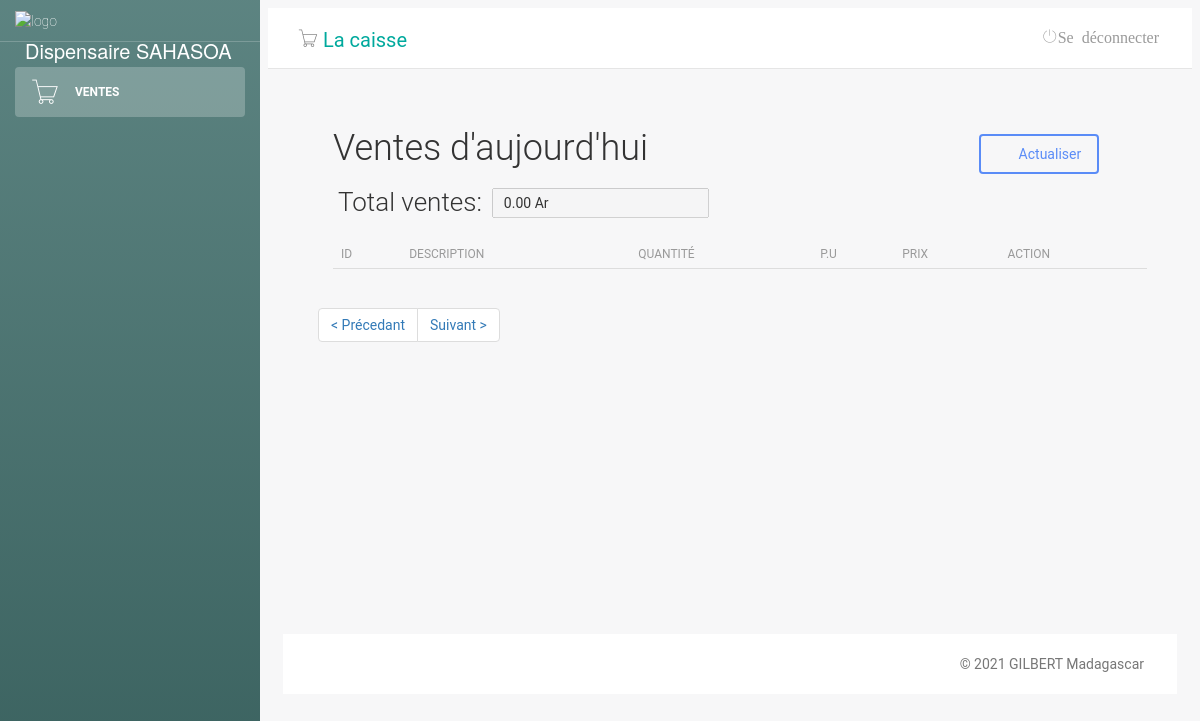
Page /sales.php on the earlier database version.
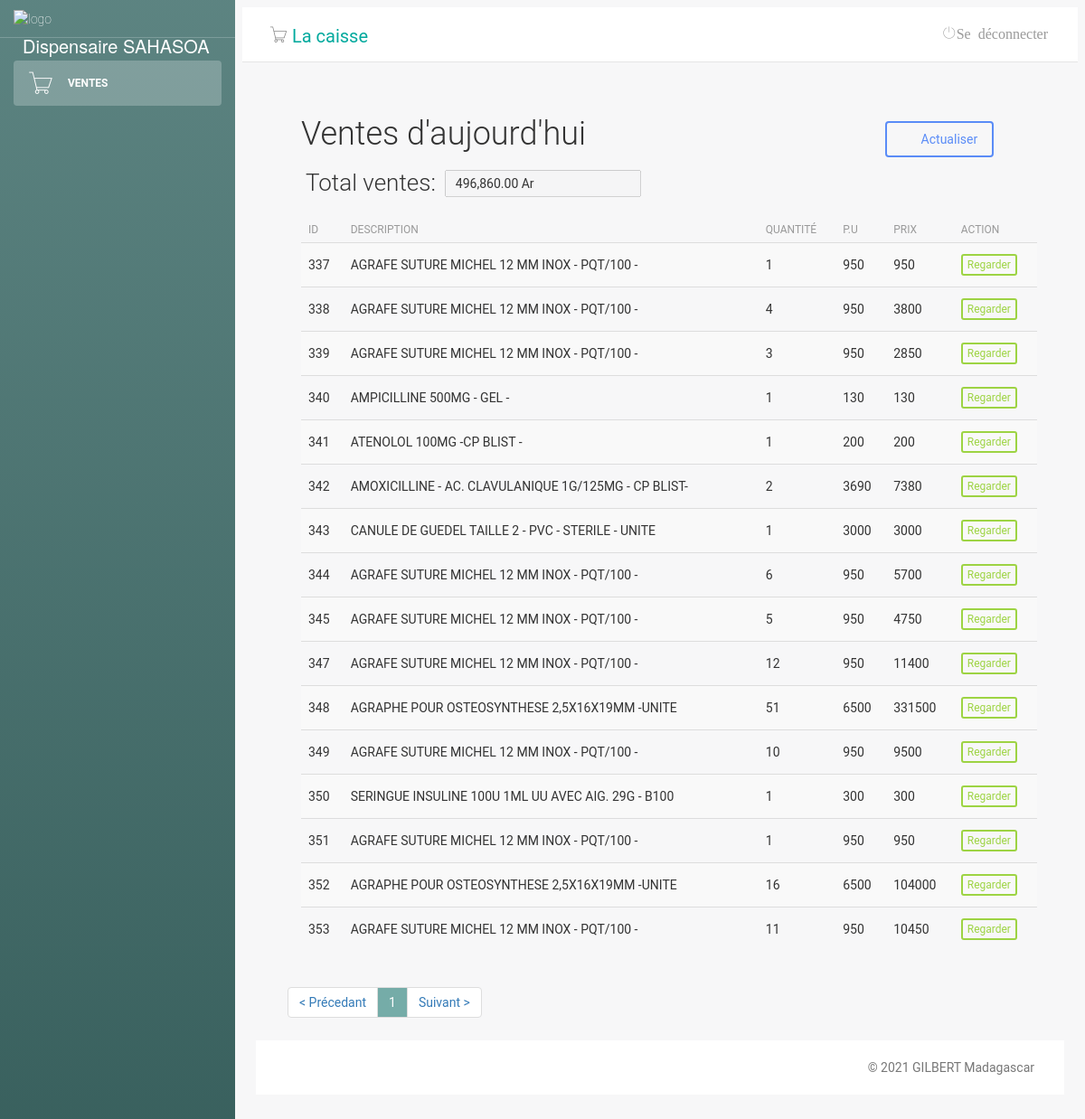
Same page on the later database version.
### tables this page shows
CREATE TABLE "tb_produit_vendu" (
	"id"	INTEGER,
	"numero"	int(11) NOT NULL,
	"codebare"	TEXT,
	"nom"	varchar(255),
	"quant"	int(11),
	"valeur"	NUMERIC,
	"date"	date,
	"benefice"	NUMERIC,
	PRIMARY KEY("id" AUTOINCREMENT)
);

### sales.php (the view, shortened to what the changed rows need)
<?php
include('classes/Mysql.php');
?>
<!doctype html>
<html lang="pt-br">
<head>
    <link href="css/bootstrap.min.css" rel="stylesheet" />
    <link href="css/animate.min.css" rel="stylesheet" />
    <link href="css/light-bootstrap-dashboard.css?v=1.4.0" rel="stylesheet" />
    <link href="css/demo.css" rel="stylesheet" />
    <link href="css/style.css" rel="stylesheet">
    <link href="css/font-awesome.min.css" rel="stylesheet">
    <link href='css/css' rel='stylesheet' type='text/css'>
    <link href="css/pe-icon-7-stroke.css" rel="stylesheet" />
</head>
<body>
    <div class="wrapper">
        <div class="main-panel">
            <div class="content">
                <div class="container-fluid">
                    <div class="row">
                        <?php
                        $date = date('m/d/y');
                        $numRows = 0;
                        $itemsPerPage = 50;
                        $totalItemReq = $db->query("SELECT id FROM tb_produit_vendu WHERE date = '$date'");
                        while ($row = $totalItemReq->fetch(SQLITE3_ASSOC)) {
                            ++$numRows;
                        }
                        $totalItem = $numRows;
                        $totalPages = ceil($totalItem / $itemsPerPage) + 1;
                        if (isset($_GET['page']) and !empty($_GET['page']) and $_GET['page'] > 0 and $_GET['page'] <= $totalItem) {
                            $_GET['page'] = intval($_GET['page']);
                            $currentPage = $_GET['page'];
                        } else {
                            $currentPage = 1;
                        }
                        $begin = ($currentPage - 1) * $itemsPerPage;
                        $sql = $db->prepare("SELECT * FROM `tb_produit_vendu` WHERE date = '$date'");
                        $sql->execute();
                        $totals = $sql->fetchAll();
                        $total = 0;
                        $totalQuant = array_column($totals, 'quant');
                        $totalnbr = count(array_column($totals, 'quant'));
                        $totalPrice = array_column($totals, 'valeur');
                        for ($i=0; $i < $totalnbr; $i++) {
                            $total2 = intval($totalQuant[$i]) * intval($totalPrice[$i]);
                            $total = $total + $total2;
                        }
                        $sql = $db->prepare("SELECT * FROM `tb_produit_vendu` WHERE date = '$date' LIMIT $begin,$itemsPerPage");
                        $sql->execute();
                        $produtos = $sql->fetchAll();
                        ?>
                        <div class="lista-cliente">
                            <div id="top" class="row">
                                <div class="col-sm-7">
                                    <h2>Ventes d'aujourd'hui</h2>
                                </div>
                                <table style="position: absolute; margin-left:20px;">
                                    <td><input type="text" name="total" value="<?=number_format($total, 2).' Ar';?>" disabled id="total"></td>
                                </table>
                            </div>
                            <div id="list" class="row">
                                <div class="table-responsive col-md-12">
                                    <table class="table table-striped" cellspacing="0" cellpadding="0">
                                        <thead>
                                            <tr>
                                                <th>ID</th>
                                                <th>Description</th>
                                                <th>Quantité</th>
                                                <th>p.u</th>
                                                <th>prix</th>
                                                <th class="actions">Action</th>
                                            </tr>
                                        </thead>
                                        <tbody>
                                            <tr>
                                                <?php foreach ($produtos as $value) : ?>
                                                    <td><?php echo $value['id'] ?></td>
                                                    <td><?php echo $value['nom'] ?></td>
                                                    <td><?php echo $value['quant'] ?></td>
                                                    <td><?php echo $value['valeur'] ?></td>
                                                    <td><?php echo ($value['valeur']*$value['quant']) ?></td>
                                                    <td class="actions">
                                                        <a class="btn btn-success btn-xs" href="?pg=visualizar-produto&id=<?php echo $value['id']; ?>">Regarder</a>
                                                    </td>
                                            </tr>
                                        <?php
                                                endforeach;
                                        ?>
                                        </tbody>
                                    </table>
                                </div>
                                <div id="bottom" class="row">
                                    <div class="col-md-12">
                                        <ul class="pagination">
                                            <?php for ($i = 1; $i < $totalPages; $i++) {
                                                if ($i == $currentPage) {
                                                    echo '<li><a  style="background-color: #75aca8; color:white;" href="#">' . $i . '</a></li>';
                                                } else {
                                                    echo '<li><a href="?pg=produtos&page=' . $i . '">' . $i . '</a></li>';
                                                }
                                            } ?>
                                        </ul>
                                    </div>
                                </div>
                            </div>
                        </div>
                    </div>
                </div>
            </div>
        </div>
</body>
</html>

Differences in the rows shown:
added tb_produit_vendu: id "337", nom "AGRAFE SUTURE MICHEL 12 MM INOX - PQT/100 -", quant "1", valeur "950", $value['valeur']*$value['quant'] "950"
added tb_produit_vendu: id "338", nom "AGRAFE SUTURE MICHEL 12 MM INOX - PQT/100 -", quant "4", valeur "950", $value['valeur']*$value['quant'] "3800"
added tb_produit_vendu: id "339", nom "AGRAFE SUTURE MICHEL 12 MM INOX - PQT/100 -", quant "3", valeur "950", $value['valeur']*$value['quant'] "2850"
added tb_produit_vendu: id "340", nom "AMPICILLINE 500MG - GEL -", quant "1", valeur "130", $value['valeur']*$value['quant'] "130"
added tb_produit_vendu: id "341", nom "ATENOLOL 100MG -CP BLIST -", quant "1", valeur "200", $value['valeur']*$value['quant'] "200"
added tb_produit_vendu: id "342", nom "AMOXICILLINE - AC. CLAVULANIQUE 1G/125MG - CP BLIST-", quant "2", valeur "3690", $value['valeur']*$value['quant'] "7380"
added tb_produit_vendu: id "343", nom "CANULE DE GUEDEL TAILLE 2 - PVC - STERILE - UNITE", quant "1", valeur "3000", $value['valeur']*$value['quant'] "3000"
added tb_produit_vendu: id "344", nom "AGRAFE SUTURE MICHEL 12 MM INOX - PQT/100 -", quant "6", valeur "950", $value['valeur']*$value['quant'] "5700"
added tb_produit_vendu: id "345", nom "AGRAFE SUTURE MICHEL 12 MM INOX - PQT/100 -", quant "5", valeur "950", $value['valeur']*$value['quant'] "4750"
added tb_produit_vendu: id "347", nom "AGRAFE SUTURE MICHEL 12 MM INOX - PQT/100 -", quant "12", valeur "950", $value['valeur']*$value['quant'] "11400"
added tb_produit_vendu: id "348", nom "AGRAPHE POUR OSTEOSYNTHESE 2,5X16X19MM -UNITE", quant "51", valeur "6500", $value['valeur']*$value['quant'] "331500"
added tb_produit_vendu: id "349", nom "AGRAFE SUTURE MICHEL 12 MM INOX - PQT/100 -", quant "10", valeur "950", $value['valeur']*$value['quant'] "9500"
added tb_produit_vendu: id "350", nom "SERINGUE INSULINE 100U 1ML UU AVEC AIG. 29G - B100", quant "1", valeur "300", $value['valeur']*$value['quant'] "300"
added tb_produit_vendu: id "351", nom "AGRAFE SUTURE MICHEL 12 MM INOX - PQT/100 -", quant "1", valeur "950", $value['valeur']*$value['quant'] "950"
added tb_produit_vendu: id "352", nom "AGRAPHE POUR OSTEOSYNTHESE 2,5X16X19MM -UNITE", quant "16", valeur "6500", $value['valeur']*$value['quant'] "104000"
added tb_produit_vendu: id "353", nom "AGRAFE SUTURE MICHEL 12 MM INOX - PQT/100 -", quant "11", valeur "950", $value['valeur']*$value['quant'] "10450"
Other differences:
form field total: "0.00 Ar" → "496,860.00 Ar"
new list line: "1"
